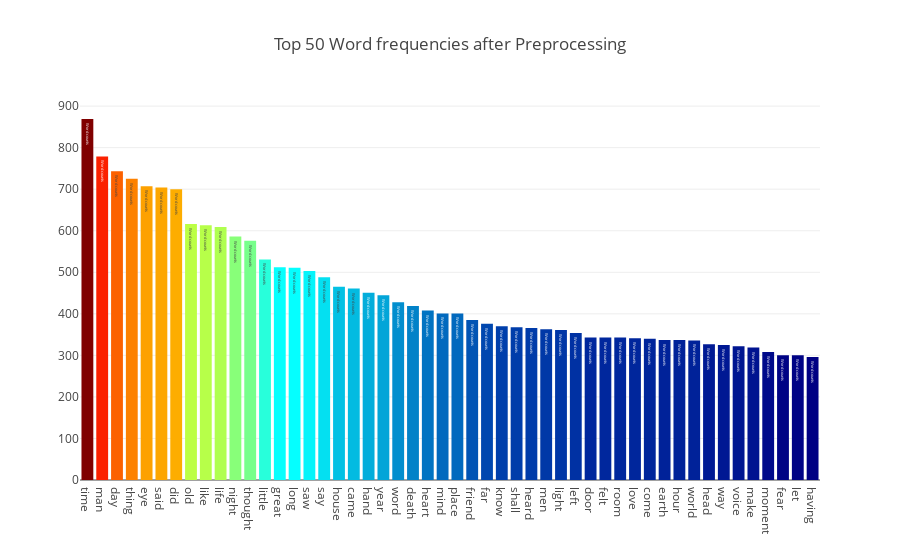
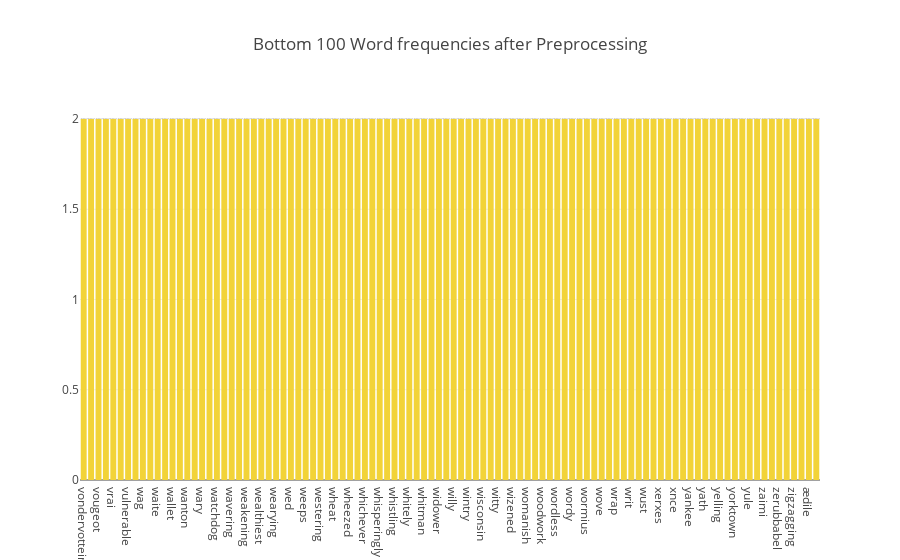

The code cell stored with these charts, in order, in its notebook:
### Markdown cell above
#### Revisiting our Term frequencies

Having implemented our lemmatized count vectorizer, let us revist the plots for the term frquencies of the top 50 words (by frequency). As you can see from the plot, all our prior preprocessing efforts have not gone to waste. With the removal of stopwords, the remaining words seem much more meaningful where you can see that all the stopwords in the earlier term frequency plot

### Code cell
feature_names = tf_vectorizer.get_feature_names()
count_vec = np.asarray(tf.sum(axis=0)).ravel()
zipped = list(zip(feature_names, count_vec))
x, y = (list(x) for x in zip(*sorted(zipped, key=lambda x: x[1], reverse=True)))
# Now I want to extract out on the top 15 and bottom 15 words
Y = np.concatenate([y[0:15], y[-16:-1]])
X = np.concatenate([x[0:15], x[-16:-1]])

# Plotting the Plot.ly plot for the Top 50 word frequencies
data = [go.Bar(
            x = x[0:50],
            y = y[0:50],
            marker= dict(colorscale='Jet',
                         color = y[0:50]
                        ),
            text='Word counts'
    )]

layout = go.Layout(
    title='Top 50 Word frequencies after Preprocessing'
)

fig = go.Figure(data=data, layout=layout)

py.iplot(fig, filename='basic-bar')

# Plotting the Plot.ly plot for the Top 50 word frequencies
data = [go.Bar(
            x = x[-100:],
            y = y[-100:],
            marker= dict(colorscale='Portland',
                         color = y[-100:]
                        ),
            text='Word counts'
    )]

layout = go.Layout(
    title='Bottom 100 Word frequencies after Preprocessing'
)

fig = go.Figure(data=data, layout=layout)

py.iplot(fig, filename='basic-bar')

### Figure 1 — Plotly figure (JSON) as saved in the notebook; plotly's stock layout.template omitted (floating-point values rounded to 4 significant figures)
{"data": [{"marker": {"color": [869, 779, 743, 725, 707, 704, 700, 616, 613, 609, 586, 576, 531, 512, 511, 503, 488, 465, 461, 451, 445, 428, 419, 408, 401, 401, 385, 376, 370, 368, 366, 363, 361, 354, 343, 343, 343, 341, 340, 337, 337, 336, 327, 325, 322, 319, 308, 300, 300, 296], "colorscale": "Jet"}, "text": "Word counts", "type": "bar", "uid": "5e551a44-91f6-417c-ac3c-cd178c10ae40", "x": ["time", "man", "day", "thing", "eye", "said", "did", "old", "like", "life", "night", "thought", "little", "great", "long", "saw", "say", "house", "came", "hand", "year", "word", "death", "heart", "mind", "place", "friend", "far", "know", "shall", "heard", "men", "light", "left", "door", "felt", "room", "love", "come", "earth", "hour", "world", "head", "way", "voice", "make", "moment", "fear", "let", "having"], "y": [869, 779, 743, 725, 707, 704, 700, 616, 613, 609, 586, 576, 531, 512, 511, 503, 488, 465, 461, 451, 445, 428, 419, 408, 401, 401, 385, 376, 370, 368, 366, 363, 361, 354, 343, 343, 343, 341, 340, 337, 337, 336, 327, 325, 322, 319, 308, 300, 300, 296]}], "layout": {"title": {"text": "Top 50 Word frequencies after Preprocessing"}}}

### Figure 2 — Plotly figure (JSON) as saved in the notebook; plotly's stock layout.template omitted (floating-point values rounded to 4 significant figures)
{"data": [{"marker": {"color": [2, 2, 2, 2, 2, 2, 2, 2, 2, 2, 2, 2, 2, 2, 2, 2, 2, 2, 2, 2, 2, 2, 2, 2, 2, 2, 2, 2, 2, 2, 2, 2, 2, 2, 2, 2, 2, 2, 2, 2, 2, 2, 2, 2, 2, 2, 2, 2, 2, 2, 2, 2, 2, 2, 2, 2, 2, 2, 2, 2, 2, 2, 2, 2, 2, 2, 2, 2, 2, 2, 2, 2, 2, 2, 2, 2, 2, 2, 2, 2, 2, 2, 2, 2, 2, 2, 2, 2, 2, 2, 2, 2, 2, 2, 2, 2, 2, 2, 2, 2], "colorscale": "Portland"}, "text": "Word counts", "type": "bar", "uid": "427a344c-5e8b-42a1-8060-58518cea449a", "x": ["vondervotteimittis", "votary", "vougeot", "vowel", "vrai", "vulgarly", "vulnerable", "waddle", "wag", "wainscot", "waite", "wale", "wallet", "wane", "wanton", "warn", "wary", "wast", "watchdog", "waver", "wavering", "waylayings", "weakening", "wealthier", "wealthiest", "wearily", "wearying", "webbed", "wed", "weekly", "weeps", "well", "westering", "westmorland", "wheat", "wheeled", "wheezed", "whereof", "whichever", "whir", "whisperingly", "whistle", "whistling", "whit", "whitely", "whitened", "whitman", "wholesale", "widower", "wield", "willy", "windward", "wintry", "wiping", "wisconsin", "wither", "witty", "wizardry", "wizened", "wolejko", "womanish", "womb", "woodwork", "woolwich", "wordless", "wordsworth", "wordy", "worker", "wormius", "wouldst", "wove", "wraith", "wrap", "wrestled", "writ", "wudn", "wust", "xari", "xerxes", "xii", "xnce", "xwl", "yankee", "yarn", "yath", "yea", "yelling", "yoke", "yorktown", "youngish", "yule", "yuletide", "zaimi", "zar", "zerubbabel", "zigzag", "zigzagging", "zodiacal", "ædile", "æronaut"], "y": [2, 2, 2, 2, 2, 2, 2, 2, 2, 2, 2, 2, 2, 2, 2, 2, 2, 2, 2, 2, 2, 2, 2, 2, 2, 2, 2, 2, 2, 2, 2, 2, 2, 2, 2, 2, 2, 2, 2, 2, 2, 2, 2, 2, 2, 2, 2, 2, 2, 2, 2, 2, 2, 2, 2, 2, 2, 2, 2, 2, 2, 2, 2, 2, 2, 2, 2, 2, 2, 2, 2, 2, 2, 2, 2, 2, 2, 2, 2, 2, 2, 2, 2, 2, 2, 2, 2, 2, 2, 2, 2, 2, 2, 2, 2, 2, 2, 2, 2, 2]}], "layout": {"title": {"text": "Bottom 100 Word frequencies after Preprocessing"}}}
